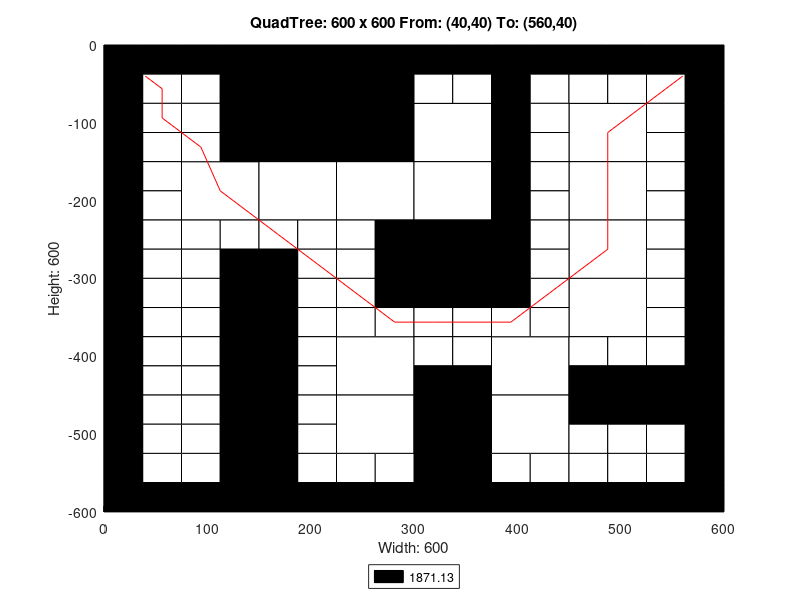

The MATLAB script that drew this image:
axis([0 600 -600 0]);
title('QuadTree: 600 x 600 From: (40,40) To: (560,40)');
xlabel('Width: 600');
ylabel('Height: 600');
rectangle('Position',[150 -150 150 150], 'FaceColor',[0 0 0]);
rectangle('Position',[75 -225 75 75], 'FaceColor',[1 1 1]);
rectangle('Position',[150 -225 75 75], 'FaceColor',[1 1 1]);
rectangle('Position',[225 -225 75 75], 'FaceColor',[1 1 1]);
rectangle('Position',[300 -150 75 75], 'FaceColor',[1 1 1]);
rectangle('Position',[450 -150 75 75], 'FaceColor',[1 1 1]);
rectangle('Position',[300 -225 75 75], 'FaceColor',[1 1 1]);
rectangle('Position',[300 -300 75 75], 'FaceColor',[0 0 0]);
rectangle('Position',[450 -225 75 75], 'FaceColor',[1 1 1]);
rectangle('Position',[450 -300 75 75], 'FaceColor',[1 1 1]);
rectangle('Position',[225 -450 75 75], 'FaceColor',[1 1 1]);
rectangle('Position',[225 -525 75 75], 'FaceColor',[1 1 1]);
rectangle('Position',[375 -450 75 75], 'FaceColor',[1 1 1]);
rectangle('Position',[450 -375 75 75], 'FaceColor',[1 1 1]);
rectangle('Position',[300 -525 75 75], 'FaceColor',[0 0 0]);
rectangle('Position',[375 -525 75 75], 'FaceColor',[1 1 1]);
rectangle('Position',[300 -600 75 75], 'FaceColor',[0 0 0]);
rectangle('Position',[0 -37.5 37.5 37.5], 'FaceColor',[0 0 0]);
rectangle('Position',[37.5 -37.5 37.5 37.5], 'FaceColor',[0 0 0]);
rectangle('Position',[0 -75 37.5 37.5], 'FaceColor',[0 0 0]);
rectangle('Position',[37.5 -75 37.5 37.5], 'FaceColor',[1 1 1]);
rectangle('Position',[75 -37.5 37.5 37.5], 'FaceColor',[0 0 0]);
rectangle('Position',[112.5 -37.5 37.5 37.5], 'FaceColor',[0 0 0]);
rectangle('Position',[75 -75 37.5 37.5], 'FaceColor',[1 1 1]);
rectangle('Position',[112.5 -75 37.5 37.5], 'FaceColor',[0 0 0]);
rectangle('Position',[0 -112.5 37.5 37.5], 'FaceColor',[0 0 0]);
rectangle('Position',[37.5 -112.5 37.5 37.5], 'FaceColor',[1 1 1]);
rectangle('Position',[0 -150 37.5 37.5], 'FaceColor',[0 0 0]);
rectangle('Position',[37.5 -150 37.5 37.5], 'FaceColor',[1 1 1]);
rectangle('Position',[75 -112.5 37.5 37.5], 'FaceColor',[1 1 1]);
rectangle('Position',[112.5 -112.5 37.5 37.5], 'FaceColor',[0 0 0]);
rectangle('Position',[75 -150 37.5 37.5], 'FaceColor',[1 1 1]);
rectangle('Position',[112.5 -150 37.5 37.5], 'FaceColor',[0 0 0]);
rectangle('Position',[0 -187.5 37.5 37.5], 'FaceColor',[0 0 0]);
rectangle('Position',[37.5 -187.5 37.5 37.5], 'FaceColor',[1 1 1]);
rectangle('Position',[0 -225 37.5 37.5], 'FaceColor',[0 0 0]);
rectangle('Position',[37.5 -225 37.5 37.5], 'FaceColor',[1 1 1]);
rectangle('Position',[0 -262.5 37.5 37.5], 'FaceColor',[0 0 0]);
rectangle('Position',[37.5 -262.5 37.5 37.5], 'FaceColor',[1 1 1]);
rectangle('Position',[0 -300 37.5 37.5], 'FaceColor',[0 0 0]);
rectangle('Position',[37.5 -300 37.5 37.5], 'FaceColor',[1 1 1]);
rectangle('Position',[75 -262.5 37.5 37.5], 'FaceColor',[1 1 1]);
rectangle('Position',[112.5 -262.5 37.5 37.5], 'FaceColor',[1 1 1]);
rectangle('Position',[75 -300 37.5 37.5], 'FaceColor',[1 1 1]);
rectangle('Position',[112.5 -300 37.5 37.5], 'FaceColor',[0 0 0]);
rectangle('Position',[150 -262.5 37.5 37.5], 'FaceColor',[1 1 1]);
rectangle('Position',[187.5 -262.5 37.5 37.5], 'FaceColor',[1 1 1]);
rectangle('Position',[150 -300 37.5 37.5], 'FaceColor',[0 0 0]);
rectangle('Position',[187.5 -300 37.5 37.5], 'FaceColor',[1 1 1]);
rectangle('Position',[225 -262.5 37.5 37.5], 'FaceColor',[1 1 1]);
rectangle('Position',[262.5 -262.5 37.5 37.5], 'FaceColor',[0 0 0]);
rectangle('Position',[225 -300 37.5 37.5], 'FaceColor',[1 1 1]);
rectangle('Position',[262.5 -300 37.5 37.5], 'FaceColor',[0 0 0]);
rectangle('Position',[300 -37.5 37.5 37.5], 'FaceColor',[0 0 0]);
rectangle('Position',[337.5 -37.5 37.5 37.5], 'FaceColor',[0 0 0]);
rectangle('Position',[300 -75 37.5 37.5], 'FaceColor',[1 1 1]);
rectangle('Position',[337.5 -75 37.5 37.5], 'FaceColor',[1 1 1]);
rectangle('Position',[375 -37.5 37.5 37.5], 'FaceColor',[0 0 0]);
rectangle('Position',[412.5 -37.5 37.5 37.5], 'FaceColor',[0 0 0]);
rectangle('Position',[375 -75 37.5 37.5], 'FaceColor',[0 0 0]);
rectangle('Position',[412.5 -75 37.5 37.5], 'FaceColor',[1 1 1]);
rectangle('Position',[375 -112.5 37.5 37.5], 'FaceColor',[0 0 0]);
rectangle('Position',[412.5 -112.5 37.5 37.5], 'FaceColor',[1 1 1]);
rectangle('Position',[375 -150 37.5 37.5], 'FaceColor',[0 0 0]);
rectangle('Position',[412.5 -150 37.5 37.5], 'FaceColor',[1 1 1]);
rectangle('Position',[450 -37.5 37.5 37.5], 'FaceColor',[0 0 0]);
rectangle('Position',[487.5 -37.5 37.5 37.5], 'FaceColor',[0 0 0]);
rectangle('Position',[450 -75 37.5 37.5], 'FaceColor',[1 1 1]);
rectangle('Position',[487.5 -75 37.5 37.5], 'FaceColor',[1 1 1]);
rectangle('Position',[525 -37.5 37.5 37.5], 'FaceColor',[0 0 0]);
rectangle('Position',[562.5 -37.5 37.5 37.5], 'FaceColor',[0 0 0]);
rectangle('Position',[525 -75 37.5 37.5], 'FaceColor',[1 1 1]);
rectangle('Position',[562.5 -75 37.5 37.5], 'FaceColor',[0 0 0]);
rectangle('Position',[525 -112.5 37.5 37.5], 'FaceColor',[1 1 1]);
rectangle('Position',[562.5 -112.5 37.5 37.5], 'FaceColor',[0 0 0]);
rectangle('Position',[525 -150 37.5 37.5], 'FaceColor',[1 1 1]);
rectangle('Position',[562.5 -150 37.5 37.5], 'FaceColor',[0 0 0]);
rectangle('Position',[375 -187.5 37.5 37.5], 'FaceColor',[0 0 0]);
rectangle('Position',[412.5 -187.5 37.5 37.5], 'FaceColor',[1 1 1]);
rectangle('Position',[375 -225 37.5 37.5], 'FaceColor',[0 0 0]);
rectangle('Position',[412.5 -225 37.5 37.5], 'FaceColor',[1 1 1]);
rectangle('Position',[375 -262.5 37.5 37.5], 'FaceColor',[0 0 0]);
rectangle('Position',[412.5 -262.5 37.5 37.5], 'FaceColor',[1 1 1]);
rectangle('Position',[375 -300 37.5 37.5], 'FaceColor',[0 0 0]);
rectangle('Position',[412.5 -300 37.5 37.5], 'FaceColor',[1 1 1]);
rectangle('Position',[525 -187.5 37.5 37.5], 'FaceColor',[1 1 1]);
rectangle('Position',[562.5 -187.5 37.5 37.5], 'FaceColor',[0 0 0]);
rectangle('Position',[525 -225 37.5 37.5], 'FaceColor',[1 1 1]);
rectangle('Position',[562.5 -225 37.5 37.5], 'FaceColor',[0 0 0]);
rectangle('Position',[525 -262.5 37.5 37.5], 'FaceColor',[1 1 1]);
rectangle('Position',[562.5 -262.5 37.5 37.5], 'FaceColor',[0 0 0]);
rectangle('Position',[525 -300 37.5 37.5], 'FaceColor',[1 1 1]);
rectangle('Position',[562.5 -300 37.5 37.5], 'FaceColor',[0 0 0]);
rectangle('Position',[0 -337.5 37.5 37.5], 'FaceColor',[0 0 0]);
rectangle('Position',[37.5 -337.5 37.5 37.5], 'FaceColor',[1 1 1]);
rectangle('Position',[0 -375 37.5 37.5], 'FaceColor',[0 0 0]);
rectangle('Position',[37.5 -375 37.5 37.5], 'FaceColor',[1 1 1]);
rectangle('Position',[75 -337.5 37.5 37.5], 'FaceColor',[1 1 1]);
rectangle('Position',[112.5 -337.5 37.5 37.5], 'FaceColor',[0 0 0]);
rectangle('Position',[75 -375 37.5 37.5], 'FaceColor',[1 1 1]);
rectangle('Position',[112.5 -375 37.5 37.5], 'FaceColor',[0 0 0]);
rectangle('Position',[0 -412.5 37.5 37.5], 'FaceColor',[0 0 0]);
rectangle('Position',[37.5 -412.5 37.5 37.5], 'FaceColor',[1 1 1]);
rectangle('Position',[0 -450 37.5 37.5], 'FaceColor',[0 0 0]);
rectangle('Position',[37.5 -450 37.5 37.5], 'FaceColor',[1 1 1]);
rectangle('Position',[75 -412.5 37.5 37.5], 'FaceColor',[1 1 1]);
rectangle('Position',[112.5 -412.5 37.5 37.5], 'FaceColor',[0 0 0]);
rectangle('Position',[75 -450 37.5 37.5], 'FaceColor',[1 1 1]);
rectangle('Position',[112.5 -450 37.5 37.5], 'FaceColor',[0 0 0]);
rectangle('Position',[150 -337.5 37.5 37.5], 'FaceColor',[0 0 0]);
rectangle('Position',[187.5 -337.5 37.5 37.5], 'FaceColor',[1 1 1]);
rectangle('Position',[150 -375 37.5 37.5], 'FaceColor',[0 0 0]);
rectangle('Position',[187.5 -375 37.5 37.5], 'FaceColor',[1 1 1]);
rectangle('Position',[225 -337.5 37.5 37.5], 'FaceColor',[1 1 1]);
rectangle('Position',[262.5 -337.5 37.5 37.5], 'FaceColor',[0 0 0]);
rectangle('Position',[225 -375 37.5 37.5], 'FaceColor',[1 1 1]);
rectangle('Position',[262.5 -375 37.5 37.5], 'FaceColor',[1 1 1]);
rectangle('Position',[150 -412.5 37.5 37.5], 'FaceColor',[0 0 0]);
rectangle('Position',[187.5 -412.5 37.5 37.5], 'FaceColor',[1 1 1]);
rectangle('Position',[150 -450 37.5 37.5], 'FaceColor',[0 0 0]);
rectangle('Position',[187.5 -450 37.5 37.5], 'FaceColor',[1 1 1]);
rectangle('Position',[0 -487.5 37.5 37.5], 'FaceColor',[0 0 0]);
rectangle('Position',[37.5 -487.5 37.5 37.5], 'FaceColor',[1 1 1]);
rectangle('Position',[0 -525 37.5 37.5], 'FaceColor',[0 0 0]);
rectangle('Position',[37.5 -525 37.5 37.5], 'FaceColor',[1 1 1]);
rectangle('Position',[75 -487.5 37.5 37.5], 'FaceColor',[1 1 1]);
rectangle('Position',[112.5 -487.5 37.5 37.5], 'FaceColor',[0 0 0]);
rectangle('Position',[75 -525 37.5 37.5], 'FaceColor',[1 1 1]);
rectangle('Position',[112.5 -525 37.5 37.5], 'FaceColor',[0 0 0]);
rectangle('Position',[0 -562.5 37.5 37.5], 'FaceColor',[0 0 0]);
rectangle('Position',[37.5 -562.5 37.5 37.5], 'FaceColor',[1 1 1]);
rectangle('Position',[0 -600 37.5 37.5], 'FaceColor',[0 0 0]);
rectangle('Position',[37.5 -600 37.5 37.5], 'FaceColor',[0 0 0]);
rectangle('Position',[75 -562.5 37.5 37.5], 'FaceColor',[1 1 1]);
rectangle('Position',[112.5 -562.5 37.5 37.5], 'FaceColor',[0 0 0]);
rectangle('Position',[75 -600 37.5 37.5], 'FaceColor',[0 0 0]);
rectangle('Position',[112.5 -600 37.5 37.5], 'FaceColor',[0 0 0]);
rectangle('Position',[150 -487.5 37.5 37.5], 'FaceColor',[0 0 0]);
rectangle('Position',[187.5 -487.5 37.5 37.5], 'FaceColor',[1 1 1]);
rectangle('Position',[150 -525 37.5 37.5], 'FaceColor',[0 0 0]);
rectangle('Position',[187.5 -525 37.5 37.5], 'FaceColor',[1 1 1]);
rectangle('Position',[150 -562.5 37.5 37.5], 'FaceColor',[0 0 0]);
rectangle('Position',[187.5 -562.5 37.5 37.5], 'FaceColor',[1 1 1]);
rectangle('Position',[150 -600 37.5 37.5], 'FaceColor',[0 0 0]);
rectangle('Position',[187.5 -600 37.5 37.5], 'FaceColor',[0 0 0]);
rectangle('Position',[225 -562.5 37.5 37.5], 'FaceColor',[1 1 1]);
rectangle('Position',[262.5 -562.5 37.5 37.5], 'FaceColor',[1 1 1]);
rectangle('Position',[225 -600 37.5 37.5], 'FaceColor',[0 0 0]);
rectangle('Position',[262.5 -600 37.5 37.5], 'FaceColor',[0 0 0]);
rectangle('Position',[300 -337.5 37.5 37.5], 'FaceColor',[0 0 0]);
rectangle('Position',[337.5 -337.5 37.5 37.5], 'FaceColor',[0 0 0]);
rectangle('Position',[300 -375 37.5 37.5], 'FaceColor',[1 1 1]);
rectangle('Position',[337.5 -375 37.5 37.5], 'FaceColor',[1 1 1]);
rectangle('Position',[375 -337.5 37.5 37.5], 'FaceColor',[0 0 0]);
rectangle('Position',[412.5 -337.5 37.5 37.5], 'FaceColor',[1 1 1]);
rectangle('Position',[375 -375 37.5 37.5], 'FaceColor',[1 1 1]);
rectangle('Position',[412.5 -375 37.5 37.5], 'FaceColor',[1 1 1]);
rectangle('Position',[300 -412.5 37.5 37.5], 'FaceColor',[1 1 1]);
rectangle('Position',[337.5 -412.5 37.5 37.5], 'FaceColor',[1 1 1]);
rectangle('Position',[300 -450 37.5 37.5], 'FaceColor',[0 0 0]);
rectangle('Position',[337.5 -450 37.5 37.5], 'FaceColor',[0 0 0]);
rectangle('Position',[525 -337.5 37.5 37.5], 'FaceColor',[1 1 1]);
rectangle('Position',[562.5 -337.5 37.5 37.5], 'FaceColor',[0 0 0]);
rectangle('Position',[525 -375 37.5 37.5], 'FaceColor',[1 1 1]);
rectangle('Position',[562.5 -375 37.5 37.5], 'FaceColor',[0 0 0]);
rectangle('Position',[450 -412.5 37.5 37.5], 'FaceColor',[1 1 1]);
rectangle('Position',[487.5 -412.5 37.5 37.5], 'FaceColor',[1 1 1]);
rectangle('Position',[450 -450 37.5 37.5], 'FaceColor',[0 0 0]);
rectangle('Position',[487.5 -450 37.5 37.5], 'FaceColor',[0 0 0]);
rectangle('Position',[525 -412.5 37.5 37.5], 'FaceColor',[1 1 1]);
rectangle('Position',[562.5 -412.5 37.5 37.5], 'FaceColor',[0 0 0]);
rectangle('Position',[525 -450 37.5 37.5], 'FaceColor',[0 0 0]);
rectangle('Position',[562.5 -450 37.5 37.5], 'FaceColor',[0 0 0]);
rectangle('Position',[375 -562.5 37.5 37.5], 'FaceColor',[1 1 1]);
rectangle('Position',[412.5 -562.5 37.5 37.5], 'FaceColor',[1 1 1]);
rectangle('Position',[375 -600 37.5 37.5], 'FaceColor',[0 0 0]);
rectangle('Position',[412.5 -600 37.5 37.5], 'FaceColor',[0 0 0]);
rectangle('Position',[450 -487.5 37.5 37.5], 'FaceColor',[0 0 0]);
rectangle('Position',[487.5 -487.5 37.5 37.5], 'FaceColor',[0 0 0]);
rectangle('Position',[450 -525 37.5 37.5], 'FaceColor',[1 1 1]);
rectangle('Position',[487.5 -525 37.5 37.5], 'FaceColor',[1 1 1]);
rectangle('Position',[525 -487.5 37.5 37.5], 'FaceColor',[0 0 0]);
rectangle('Position',[562.5 -487.5 37.5 37.5], 'FaceColor',[0 0 0]);
rectangle('Position',[525 -525 37.5 37.5], 'FaceColor',[1 1 1]);
rectangle('Position',[562.5 -525 37.5 37.5], 'FaceColor',[0 0 0]);
rectangle('Position',[450 -562.5 37.5 37.5], 'FaceColor',[1 1 1]);
rectangle('Position',[487.5 -562.5 37.5 37.5], 'FaceColor',[1 1 1]);
rectangle('Position',[450 -600 37.5 37.5], 'FaceColor',[0 0 0]);
rectangle('Position',[487.5 -600 37.5 37.5], 'FaceColor',[0 0 0]);
rectangle('Position',[525 -562.5 37.5 37.5], 'FaceColor',[1 1 1]);
rectangle('Position',[562.5 -562.5 37.5 37.5], 'FaceColor',[0 0 0]);
rectangle('Position',[525 -600 37.5 37.5], 'FaceColor',[0 0 0]);
rectangle('Position',[562.5 -600 37.5 37.5], 'FaceColor',[0 0 0]);
X=[560,543.75,487.5,487.5,487.5,431.25,393.75,356.25,318.75,281.25,243.75,206.25,168.75,112.5,93.75,56.25,56.25,40];
Y=[-40,-56.25,-112.5,-187.5,-262.5,-318.75,-356.25,-356.25,-356.25,-356.25,-318.75,-281.25,-243.75,-187.5,-131.25,-93.75,-56.25,-40];
hold on;
plot(X,Y,'r');
legend('1871.13','Location','southoutside');
